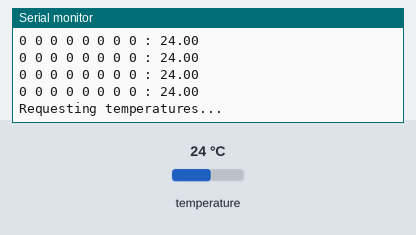
This sketch was run on a simulated Arduino Uno, built with avr-gcc and run on an emulated ATmega328P. On the bench: the last lines printed to the serial monitor. Inputs (shaded band) come from the test bench; at power-on: temperature 24 °C.

Above: at 1.6 s.
1.7 s: temperature set to 12 °C
At 2.4 s:
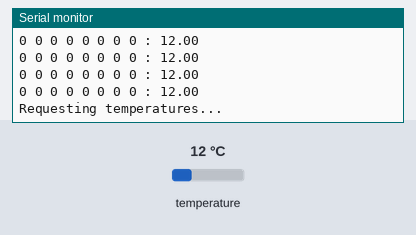
3.2 s: temperature set to 19 °C
At 4.2 s:
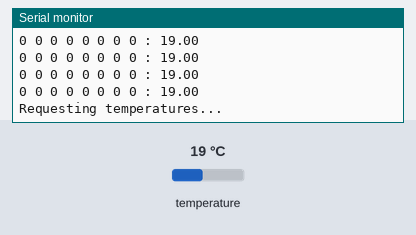

The sketch:

sensordetect.ino
```cpp
#include <OneWire.h>
#include <DallasTemperature.h>

// Data wire is plugged into port 2 on the Arduino
#define ONE_WIRE_BUS 2
#define NUM_SENSORS 6
#define ADDRESS_LENGTH 8

DeviceAddress addresses[NUM_SENSORS];

// Setup a oneWire instance to communicate with any OneWire devices (not just Maxim/Dallas temperature ICs)
OneWire oneWire(ONE_WIRE_BUS);

// Pass our oneWire reference to Dallas Temperature.
DallasTemperature sensors(&oneWire);

void inline shift(int index, int size, DeviceAddress directory[NUM_SENSORS]) {
  for (int i = size - 1; i >= index; i--) {
    memcpy(directory[i + 1], directory[i], ADDRESS_LENGTH);
  }
}

bool inline less(DeviceAddress val1, DeviceAddress val2) {
  for (int i = 0; i < ADDRESS_LENGTH; i++) {
    if (val1[i] < val2[i]) return true;
    if (val2[i] < val1[i]) return false;
  }
  return false;
}

void insertion_sort(int size, DeviceAddress directory[NUM_SENSORS], DeviceAddress entry) {
  for (int i = 0; i <= size; i++) {
    if (i == size) {
      memcpy(directory[i], entry, ADDRESS_LENGTH);
    } else if (!less(directory[i], entry)) {
      shift(i, size, directory);
      memcpy(directory[i], entry, ADDRESS_LENGTH);
      break;
    }
  }
}

void create_address_book() {
  Serial.println("START");
  DeviceAddress new_entry;
  oneWire.reset_search();
  int size = 0;
  while (oneWire.search(new_entry)) {
    if (sensors.validAddress((const uint8_t*)new_entry)) {
      for (int i = 0; i < ADDRESS_LENGTH; i++) {
        Serial.print(new_entry[i], HEX);
        Serial.print(" ");
      }
      Serial.println();
      insertion_sort(size, addresses, new_entry); // insert addresses by their magnitude.
      size++;
    }
  }
  Serial.println("END");
}

void setup(void) {
  // start serial port
  Serial.begin(9600);
  while (!Serial) {
    delay(1);
  }
  create_address_book();

  // Start up the library
  sensors.begin();
}

void loop(void) {
  // call sensors.requestTemperatures() to issue a global temperature
  // request to all devices on the bus
  Serial.print("Requesting temperatures...");
  sensors.requestTemperatures(); // Send the command to get temperatures
  Serial.println("DONE");
  for (int i = 0; i < NUM_SENSORS; i++) {
    for (int j = 0; j < ADDRESS_LENGTH; j++) {
      Serial.print(addresses[i][j], HEX);
      Serial.print(" ");
    }
    Serial.print(": ");
    Serial.println(sensors.getTempC(addresses[i]));
  }
}
```

Measured:
- after the input at 1.7 s, the serial monitor: prints a new line at once (image 1)
- after the input at 3.2 s, the serial monitor: prints a new line after 0.24 s (image 2)
